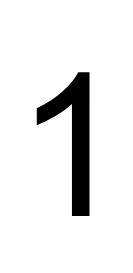
#> input picture number1.png, 133 x 273 px
$ jupyter execute HW_07_draft.ipynb   (shell and % lines are left out)   (Python 2 division)
#> lines starting #> are read from the running program, lines starting #| are printed output that depends on the picture
[cell 1]
'''
FOURIER DESCRIPTOR

Hello Zachary...so I didn't finish the code. The functions all function propperly but
as of now argparse is not functioning propperly and I am figuring out how to plot all
the numbers correctly. I hope this helps.

By Jacob Baca
Partner: Terry Tran

'''

import matplotlib.image as mpimg
import matplotlib.pyplot as plt
import numpy as np
from skimage import feature

def extract_shape(im_file, blowup = 1., plot_img = False, plot_contour = False, plot_contour_pts = False):

    im = mpimg.imread(im_file)
    if len(im.shape) == 3:
        im = im[:,:,0]

    plt.figure()
    if plot_img == True:
        plt.imshow(im, cmap=plt.cm.gray)
        plt.title('The Image')
        plt.show()

    x = np.arange(im.shape[1])*blowup
    y = np.arange(im.shape[0])*blowup

    # make 2D coordinate grid
    X, Y = np.meshgrid(x, y)
    plt.figure()

    plt.title('Contour')
    CS = plt.contour(X, Y, im, 1)

    cs_paths = CS.collections[0].get_paths()

    print 'number of contour path', len(cs_paths)
    p = cs_paths[0]
    v = p.vertices
    x_ar = v[:,0]
    y_ar = v[:,1]

    if plot_contour_pts:
        plt.figure()
        plt.title("Verify the contour points are correct")
        plt.scatter(x_ar, y_ar)
        plt.show()

    return x_ar, y_ar

def FD(x, y, plot_FD = False, y_lim = None):
    N = len(x)
    n = np.arange(N)

    z = x + y*1j
    Z = np.fft.fft(z)

    if plot_FD:
        plt.figure()
        plt.title('FD real and imag')
        plt.plot(Z.real, 'b-')
        plt.plot(Z.imag, 'g-')
        if y_lim != None:
            plt.ylim([-y_lim, y_lim])

    return Z

def filt_FD(Z, n_keep, no_zeroth = True):
    N = len(Z)
    n = np.arange(len(Z))
    print 'Nyquist index', N/2
    # in case I want the centroid position.
    filt0 = n > 0 if no_zeroth else 1
    filt1 = filt0*(n <= n_keep)
    filt2 = (n > ((N-1) - n_keep))
    print 'Number of components from both sides:', filt1.sum(), filt2.sum()
    filt = filt1 + filt2
    #print Z.real[N/2]
    return Z*filt

def get_FD_abs(x, y, order = 10, norm = True, no_zeroth = True):
    '''Finds the Fourier Descriptors and the recovered x and y for a shape.'''
    Z = FD(x, y)
    print 'len(Z)', len(Z)

    Z_filt = filt_FD(Z, order, no_zeroth=no_zeroth)
    if norm:
        Z_filt = size_norm(Z_filt)
    print 'len(Z_filt)', len(Z_filt)
    x_rec, y_rec = recover_shape(Z_filt)

    # throw away zero terms
    fd_mag = np.abs(Z_filt[Z_filt != 0])
    #fd_mag = fd_mag[fd_mag > 0]

    return fd_mag, x_rec, y_rec

def recover_shape(Z):
    z_rec = np.fft.ifft(Z)
    x_rec = z_rec.real
    y_rec = z_rec.imag

    return x_rec, y_rec

def size_norm(Z):
    shutup =  Z/np.sqrt( np.abs(Z[1])*np.abs(Z[-1]) )
    return shutup

order = 10
norm = False
no_zeroth = False

plt.figure()

one_x, one_y = extract_shape('number1.png') #, blowup = 1., plot_img = True, plot_contour = True, plot_contour_pts = True)
#> in extract_shape, im is the input picture: shape (273, 133, 4) float32; mean R, G, B, A 0.913, 0.913, 0.913, 0.996
#> in extract_shape, `CS = plt.contour(X, Y, im, 1)`:
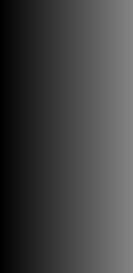
#> X: shape (273, 133) float64; min 0, max 132, mean 66
#> in extract_shape, `cs_paths = CS.collections[0].get_paths()`: cs_paths = 1 item
#| number of contour path 1
#> in extract_shape, `v = p.vertices`: v = 431 pairs, first value 37 to 88, second value 73 to 215
#> in extract_shape, `x_ar = v[:,0]`: x_ar = 431 values, max 88 at index 276, min 37 at index 77, mean 72.2
#> in extract_shape, `y_ar = v[:,1]`: y_ar = 431 values, max 215 at index 259, min 73 at index 0, mean 134.9
#> one_x has the same summary as x_ar in extract_shape; one_y has the same summary as y_ar in extract_shape
one_fd, x1_rec, y1_rec = get_FD_abs(one_x, one_y, order = order, norm = norm, no_zeroth = no_zeroth)
#> in FD, `N = len(x)`: N = 431
#| len(Z) 431
#> in filt_FD, `n = np.arange(len(Z))`: n = 431 values from 0 to 430
#| Nyquist index 215
#> in filt_FD, `filt0 = n > 0 if no_zeroth else 1`: filt0 = 1
#> in filt_FD, `filt1 = filt0*(n <= n_keep)`: filt1 = 431 values, max 1 at index 0, min 0 at index 11, mean 0.0255
#| Number of components from both sides: 11 10
#> in filt_FD, `filt = filt1 + filt2`: filt = 431 values, max 1 at index 0, min 0 at index 11, mean 0.0487
#| len(Z_filt) 431
#> in recover_shape, `x_rec = z_rec.real`: x_rec = 431 values, max 89.17 at index 289, min 36.24 at index 85, mean 72.2
#> in recover_shape, `y_rec = z_rec.imag`: y_rec = 431 values, max 216.5 at index 268, min 73.06 at index 426, mean 134.9
#> in get_FD_abs, `fd_mag = np.abs(Z_filt[Z_filt != 0])`: fd_mag = 21 values, max 65940.7 at index 0, min 43.2 at index 9, mean 5190.1
#> one_fd has the same summary as fd_mag in get_FD_abs; x1_rec has the same summary as x_rec in recover_shape; y1_rec has the same summary as y_rec in recover_shape
for i in range(len(one_x)):
    plt.plot(x1_rec[i], y1_rec[i])

two_x, two_y = extract_shape('number2.png') #, blowup = 1., plot_img = True, plot_contour = True, plot_contour_pts = True)
#> call 2 of extract_shape, with im_file = 'number2.png', blowup = 1, plot_img = False, plot_contour = False, plot_contour_pts = False
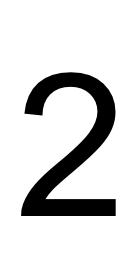
#> input picture number2.png, 133 x 273 px
#> in extract_shape, im is the input picture: shape (273, 133, 4) float32; mean R, G, B, A 0.852, 0.852, 0.852, 0.996
#| number of contour path 1
#> in extract_shape (call 2), `v = p.vertices`: v = 817 pairs, first value 22 to 114, second value 73 to 215
#> in extract_shape (call 2), `x_ar = v[:,0]`: x_ar = 817 values, max 114 at index 479, min 22 at index 378, mean 70.3
#> in extract_shape (call 2), `y_ar = v[:,1]`: y_ar = 817 values, max 215 at index 386, min 73 at index 0, mean 145.7
#> two_x has the same summary as x_ar in extract_shape; two_y has the same summary as y_ar in extract_shape
two_fd, x2_rec, y2_rec = get_FD_abs(two_x, two_y, order = order, norm = norm, no_zeroth = no_zeroth)
#| len(Z) 817
#| Nyquist index 408
#| Number of components from both sides: 11 10
#| len(Z_filt) 817
#> two_fd = 21 values, max 132158.4 at index 0, min 262.2 at index 8, mean 11936.6; x2_rec = 817 values, max 113.4 at index 726, min 23.73 at index 374, mean 70.3; y2_rec = 817 values, max 215.6 at index 450, min 73.9 at index 816, mean 145.7
for i in range(len(two_x)):
    plt.plot(x2_rec[i], y2_rec[i])

six_x, six_y = extract_shape('number6.png') #, blowup = 1., plot_img = True, plot_contour = True, plot_contour_pts = True)
#> call 3 of extract_shape, with im_file = 'number6.png', blowup = 1, plot_img = False, plot_contour = False, plot_contour_pts = False
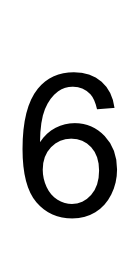
#> input picture number6.png, 133 x 274 px
#> in extract_shape, im is the input picture: shape (274, 133, 4) float32; mean R, G, B, A 0.828, 0.828, 0.828, 0.992
#| number of contour path 1
#> in extract_shape (call 3), `v = p.vertices`: v = 960 pairs, first value 23 to 116, second value 73 to 217
#> in extract_shape (call 3), `x_ar = v[:,0]`: x_ar = 960 values, max 116 at index 329, min 23 at index 105, mean 68.74
#> in extract_shape (call 3), `y_ar = v[:,1]`: y_ar = 960 values, max 217 at index 230, min 73 at index 0, mean 144
#> six_x has the same summary as x_ar in extract_shape; six_y has the same summary as y_ar in extract_shape
six_fd, x6_rec, y6_rec = get_FD_abs(six_x, six_y, order = order, norm = norm, no_zeroth = no_zeroth)
#| len(Z) 960
#| Nyquist index 480
#| Number of components from both sides: 11 10
#| len(Z_filt) 960
#> six_fd = 21 values, max 153217.5 at index 0, min 915.9 at index 8, mean 14738.2; x6_rec = 960 values, max 114.3 at index 331, min 23.49 at index 128, mean 68.74; y6_rec = 960 values, max 216.8 at index 247, min 73.18 at index 677, mean 144
for i in range(len(six_x)):
    plt.plot(x6_rec[i], y6_rec[i])
#> `[cell 1] ''' FOURIER DESCRIPTOR  Hello Zachary...so I didn't finish th..`:
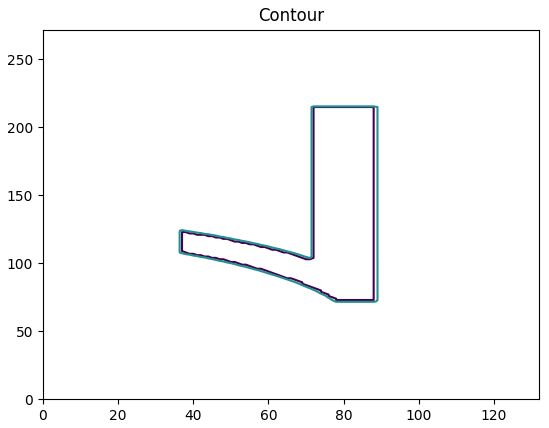
#> figure drawn by matplotlib, 1 panel
#> `[cell 1] ''' FOURIER DESCRIPTOR  Hello Zachary...so I didn't finish th..`:
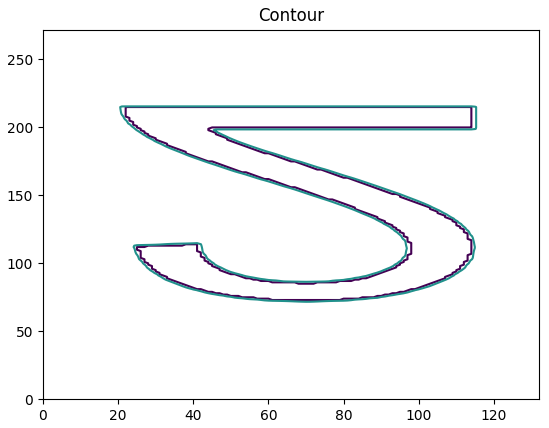
#> figure drawn by matplotlib, 1 panel
#> `[cell 1] ''' FOURIER DESCRIPTOR  Hello Zachary...so I didn't finish th..`:
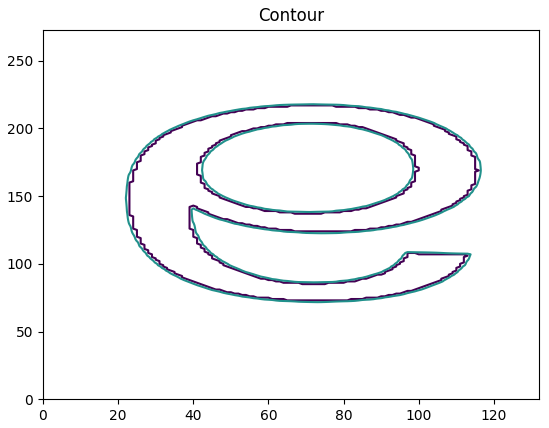
#> figure drawn by matplotlib, 1 panel

# [12 lines of commented-out code are left out]
